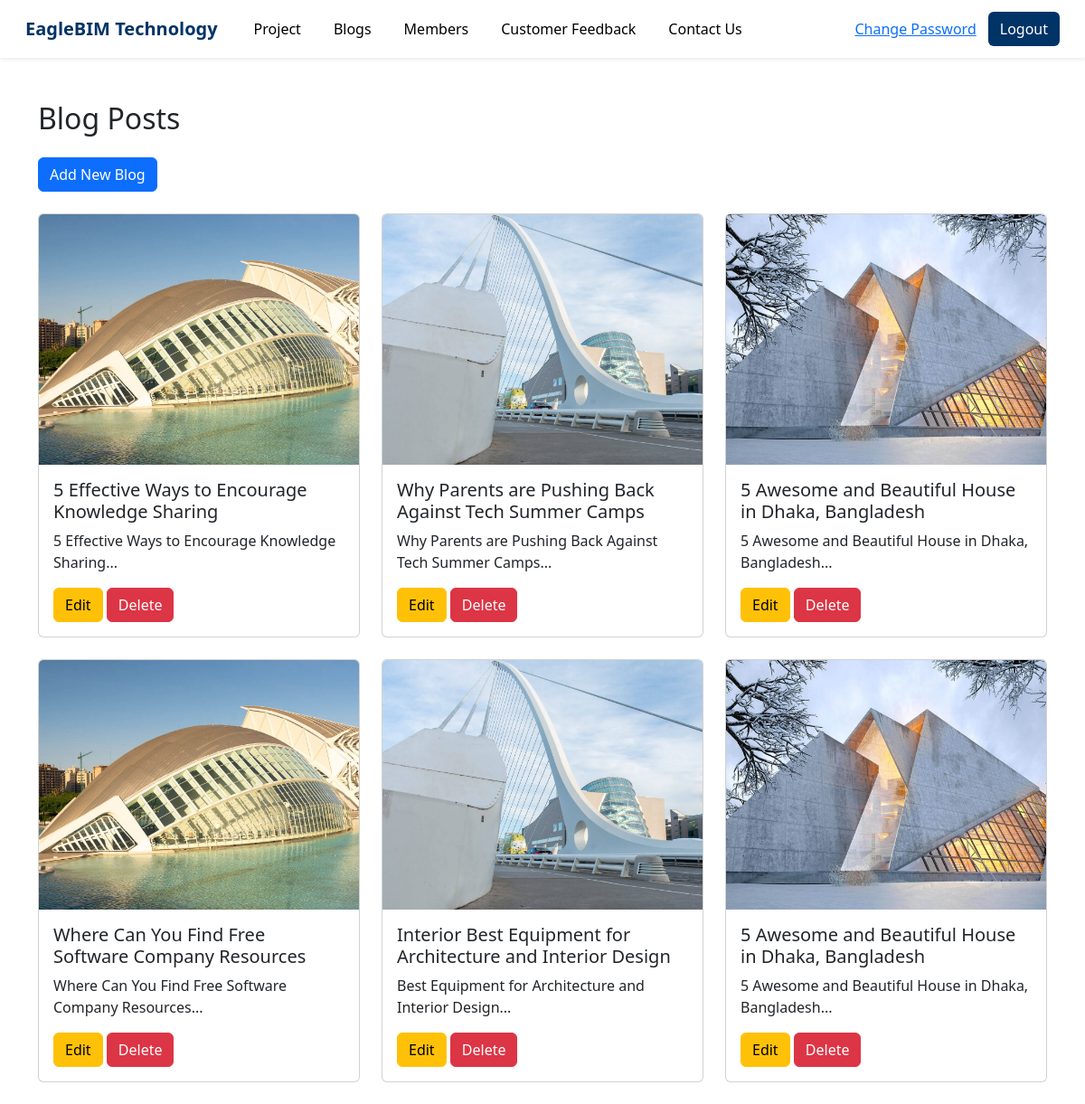
Screenshot of /ms-admin/view_blog.php (signed in) with the database file from the repository.
### tables this page shows
CREATE TABLE `blogs` (
  `id` int(11) NOT NULL,
  `title` varchar(255) NOT NULL,
  `date` date NOT NULL,
  `category` varchar(100) NOT NULL,
  `image` varchar(255) NOT NULL,
  `content` text NOT NULL
);

### ms-admin/view_blog.php (the view, shortened to what this page needs)
<?php
$query = "SELECT * FROM blogs ORDER BY date DESC";
$result = mysqli_query($conn, $query);
?>
<!DOCTYPE html>
<html lang="en">
<head>
    <link href="https://stackpath.bootstrapcdn.com/bootstrap/4.5.2/css/bootstrap.min.css" rel="stylesheet">
</head>
<body>
<?php include "header.php"; ?>
<div class="container mt-5">
    <h2 class="mb-4">Blog Posts</h2>
    <button class="btn btn-primary mb-4" data-toggle="modal" data-target="#addModal">Add New Blog</button>
    <div class="row">
        <?php while ($row = mysqli_fetch_assoc($result)) { ?>
            <div class="col-lg-4 col-md-6 mb-4">
                <div class="card">
                    <img src="../uploads/<?php echo htmlspecialchars($row['image']); ?>" class="card-img-top" alt="Blog Image">
                    <div class="card-body">
                        <h5 class="card-title"><?php echo htmlspecialchars($row['title']); ?></h5>
                        <p class="card-text"><?php echo substr(htmlspecialchars($row['content']), 0, 100); ?>...</p>
                        <button class="btn btn-warning" data-toggle="modal" data-target="#editModal<?php echo $row['id']; ?>">Edit</button>
                        <a href='?delete=<?= $row['id'] ?>' onclick="return confirm('Are you sure?')" class="btn btn-danger">Delete</a>
                    </div>
                </div>
            </div>
        <?php } ?>
    </div>
</div>
</body>
</html>

### ms-admin/header.php (shortened to what this page needs)
<!DOCTYPE html>
<html lang="en">
<head>
  <link href="https://cdn.jsdelivr.net/npm/bootstrap@5.3.0/dist/css/bootstrap.min.css" rel="stylesheet">
<link href="https://cdn.jsdelivr.net/npm/bootstrap@5.3.2/dist/css/bootstrap.min.css" rel="stylesheet">
<link rel="stylesheet" href="https://cdn.jsdelivr.net/npm/bootstrap-icons@1.10.5/font/bootstrap-icons.css">
</head>
<body>
  <nav class="navbar navbar-expand-lg navbar-custom shadow-sm ">
    <div class="container-fluid">
      <a class="navbar-brand" href="../../public_html/admin/projects.php">EagleBIM Technology</a>
      <div class="collapse navbar-collapse justify-content-between" id="navbarContent">
        <ul class="navbar-nav ms-3 mb-2 mb-lg-0">
          <li class="nav-item">
            <a class="nav-link" href="projects.php">Project</a>
          </li>
          <li class="nav-item">
            <a class="nav-link" href="view_blog.php">Blogs</a>
          </li>
          <li class="nav-item">
            <a class="nav-link" href="view_team_members.php">Members</a>
          </li>
          <li class="nav-item">
            <a class="nav-link" href="customer_feedback.php">Customer Feedback</a>
          </li>
           <li class="nav-item">
            <a class="nav-link" href="contact_us.php">Contact Us</a>
          </li>
        </ul>
      <div class="d-flex align-items-center">
  <a href="#" class="btn btn-link" data-bs-toggle="modal" data-bs-target="#changePasswordModal">Change Password</a>
        <button class="btn btn-logout" onclick="logout()">Logout</button>
        </div>
      </div>
    </div>
  </nav>
</body>
</html>

### ms-admin/header.php (style rules this page uses)
.navbar-custom { background-color: white; padding: 0.75rem 1rem; }
.navbar-brand { font-weight: bold; color: #003366; }
.nav-link { color: black; margin-right: 20px; }
.btn-logout { background-color: #003366; color: white; }

### rows the page displays
blogs: image (picture), title "5 Effective Ways to Encourage Knowledge Sharing", content "5 Effective Ways to Encourage Knowledge Sharing"
blogs: image (picture), title "Why Parents are Pushing Back Against Tech Summer Camps", content "Why Parents are Pushing Back Against Tech Summer Camps"
blogs: image (picture), title "5 Awesome and Beautiful House in Dhaka, Bangladesh", content "5 Awesome and Beautiful House in Dhaka, Bangladesh"
blogs: image (picture), title "Where Can You Find Free Software Company Resources", content "Where Can You Find Free Software Company Resources"
blogs: image (picture), title "Interior Best Equipment for Architecture and Interior Design", content "Best Equipment for Architecture and Interior Design"
blogs: image (picture), title "5 Awesome and Beautiful House in Dhaka, Bangladesh", content "5 Awesome and Beautiful House in Dhaka, Bangladesh"
